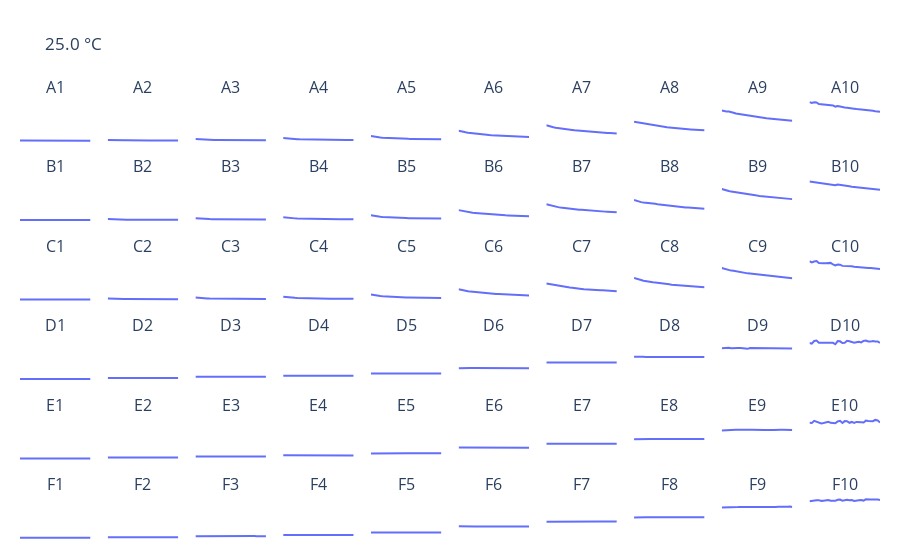

The cell this chart's notebook holds for it:
### Code cell
p = Plate.from_reader(
    read_multiskan,
    path="ABTS_EnzymeML_340nm_420nm_2.5x_pH3_25deg.txt",
    time=np.linspace(0, 15, 31),
    ph=2,
    time_unit="h",
)

p.visualize(wavelengths=340)
